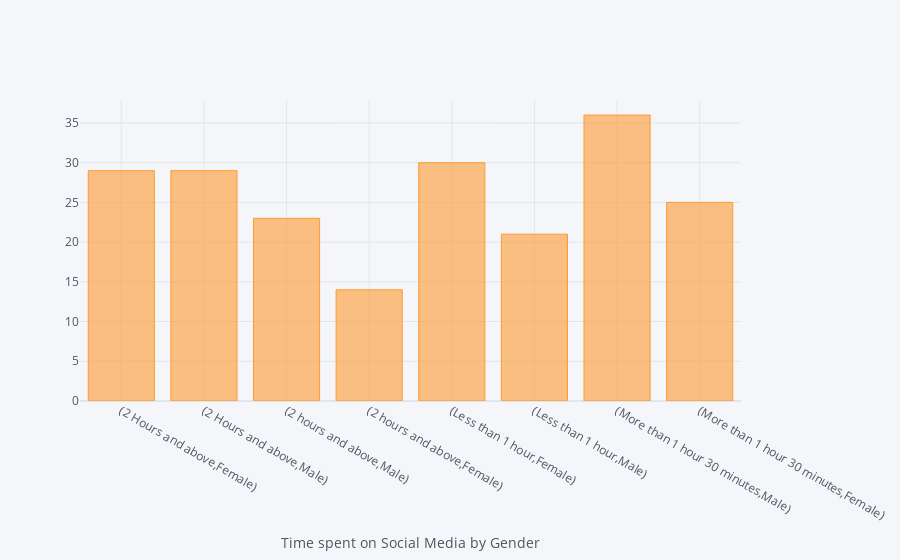

Write notebook code for a chart like this one.
### Code cell
'''Bar Chart of Time spent on Social Media by Gender'''

plot_data4 = data_set['Gender'].groupby(data_set['Time Spent on Social Media']).value_counts()
bar_plot4 = plot_data4.iplot(kind='bar',xTitle='Time spent on Social Media by Gender')
bar_plot4

### Figure 1 — Plotly figure (JSON) as saved in the notebook; plotly's stock layout.template omitted (floating-point values rounded to 4 significant figures)
{"data": [{"marker": {"color": "rgba(255, 153, 51, 0.6)", "line": {"color": "rgba(255, 153, 51, 1.0)", "width": 1}}, "name": "Gender", "orientation": "v", "text": "", "type": "bar", "x": ["(2 Hours and above,Female)", "(2 Hours and above,Male)", "(2 hours and above,Male)", "(2 hours and above,Female)", "(Less than 1 hour,Female)", "(Less than 1 hour,Male)", "(More than 1 hour 30 minutes,Male)", "(More than 1 hour 30 minutes,Female)"], "y": [29, 29, 23, 14, 30, 21, 36, 25]}], "layout": {"legend": {"bgcolor": "#F5F6F9", "font": {"color": "#4D5663"}}, "paper_bgcolor": "#F5F6F9", "plot_bgcolor": "#F5F6F9", "title": {"font": {"color": "#4D5663"}}, "xaxis": {"gridcolor": "#E1E5ED", "showgrid": true, "tickfont": {"color": "#4D5663"}, "title": {"font": {"color": "#4D5663"}, "text": "Time spent on Social Media by Gender"}, "zerolinecolor": "#E1E5ED"}, "yaxis": {"gridcolor": "#E1E5ED", "showgrid": true, "tickfont": {"color": "#4D5663"}, "title": {"font": {"color": "#4D5663"}, "text": ""}, "zerolinecolor": "#E1E5ED"}}}
